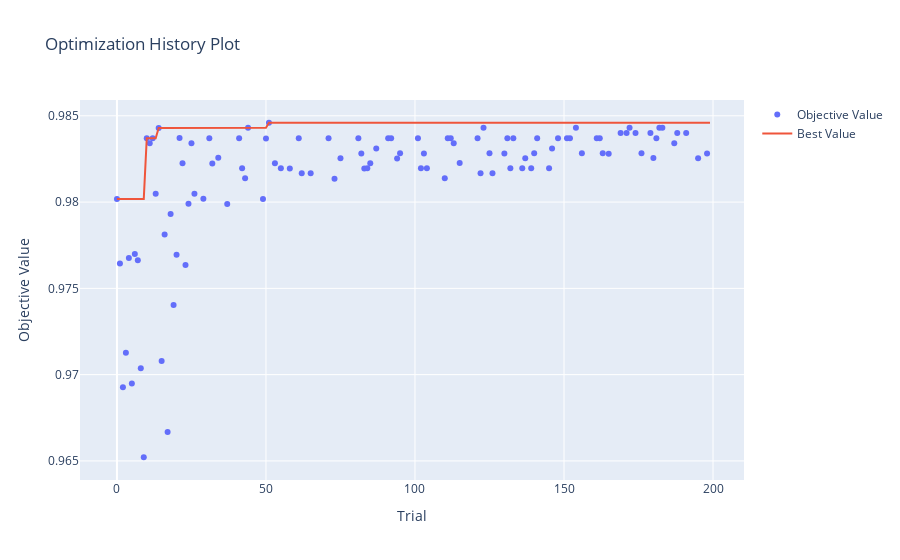

The notebook cell this image was saved under:
### Code cell
p_history_feat_eng = optuna.visualization.plot_optimization_history(study_feat_eng)
p_history_feat_eng.show()
